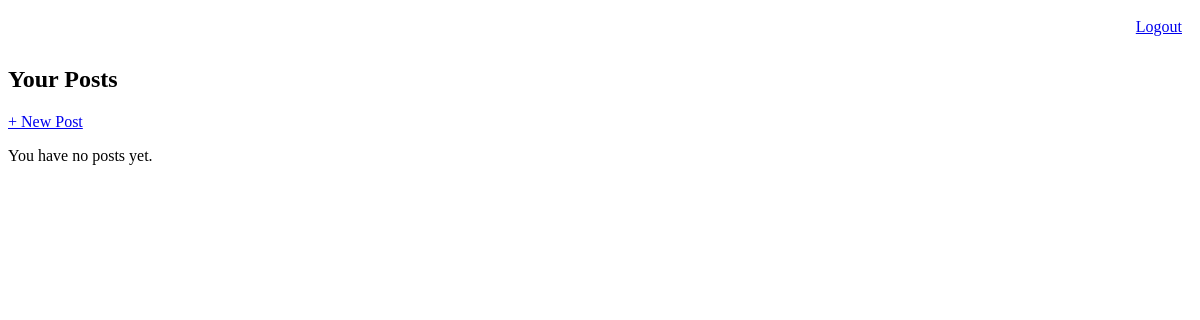
The app's page / (signed in), older data.
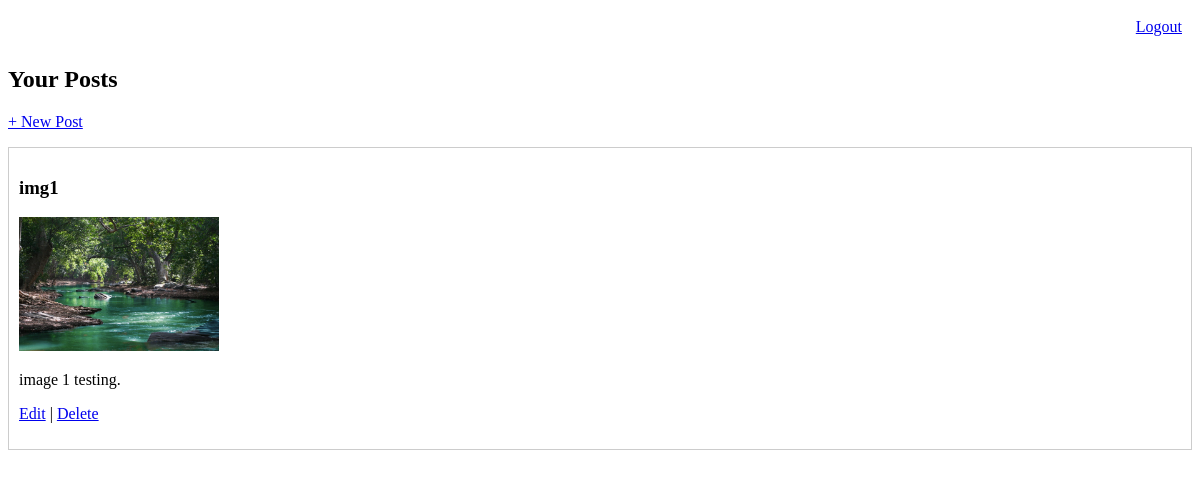
The same page, newer data.
### posts/models.py (models this page shows, shortened)
class Post(models.Model):
    author    = models.ForeignKey(User, on_delete=models.CASCADE)
    title     = models.CharField(max_length=200)
    image     = models.ImageField(upload_to='post_images/', blank=True, null=True)
    content   = models.TextField()
    created_at = models.DateTimeField(auto_now_add=True)

### posts/views.py (the view)
# urls.py: path('',          views.home,          name='home'),
@login_required
def home(request):
    posts = Post.objects.filter(author=request.user).order_by('-created_at')
    return render(request, 'posts/home.html', {'posts': posts})

### templates/posts/home.html
{% extends 'posts/base.html' %}
{% block content %}
  <h2>Your Posts</h2>
  <p><a href="{% url 'posts:post-create' %}">+ New Post</a></p>
  {% for post in posts %}
    <div style="border:1px solid #ccc; padding:10px; margin-bottom:10px;">
      <h3>{{ post.title }}</h3>
      {% if post.image %}
        <img src="{{ post.image.url }}" style="max-width:200px;">
      {% endif %}
      <p>{{ post.content|linebreaks }}</p>
      <p>
        <a href="{% url 'posts:post-update' post.pk %}">Edit</a> |
        <a href="{% url 'posts:post-delete' post.pk %}">Delete</a>
      </p>
    </div>
  {% empty %}
    <p>You have no posts yet.</p>
  {% endfor %}
{% endblock %}

Row changes from the older to the newer data that the page shows:
added Post: title "img1", image (picture), content "image 1 testing."
Text that changed along with them:
text no longer shown: "You have no posts yet."
